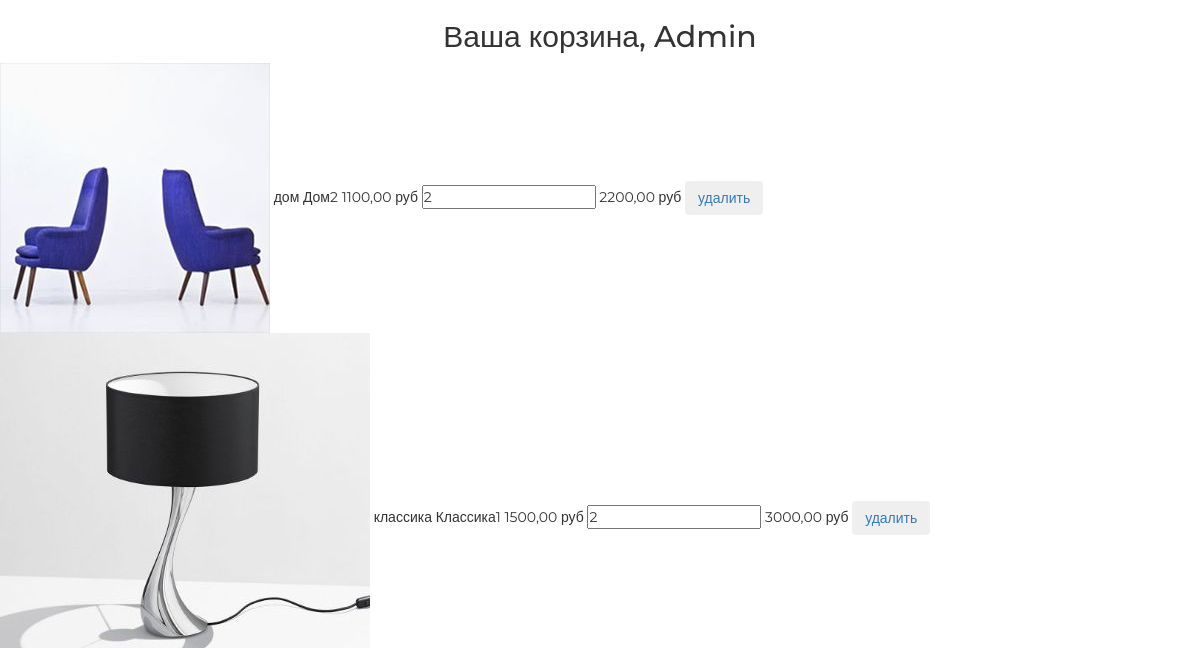
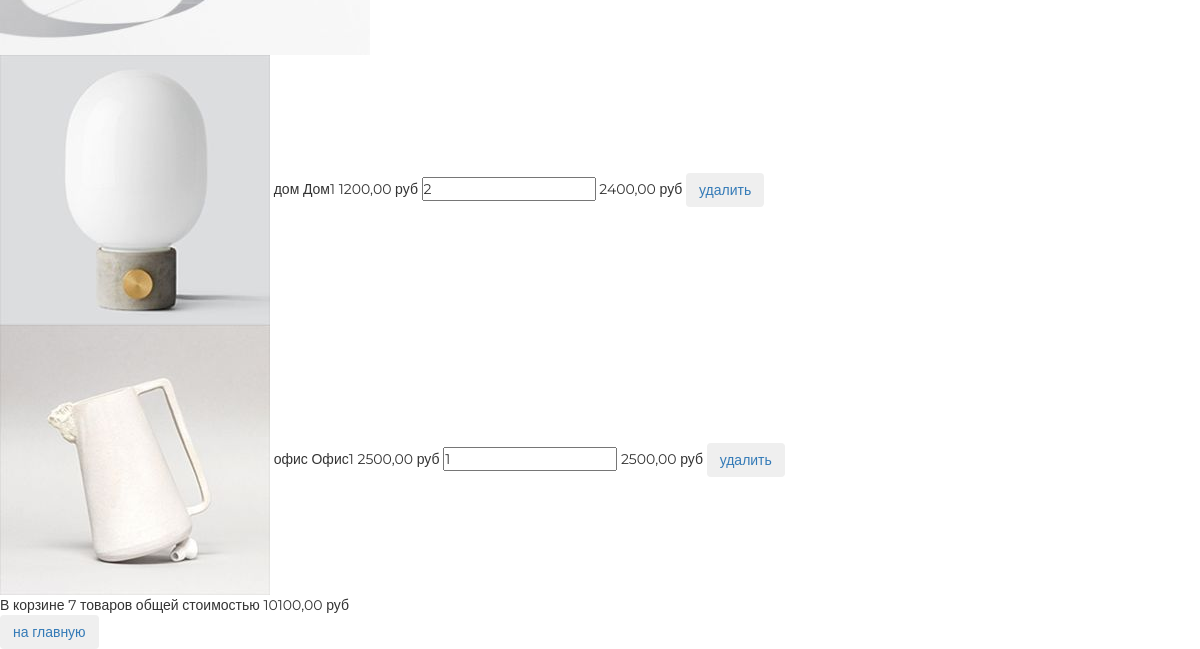
/basket/ (signed in), run on an earlier commit of the app's database (2 pictures, top to bottom).
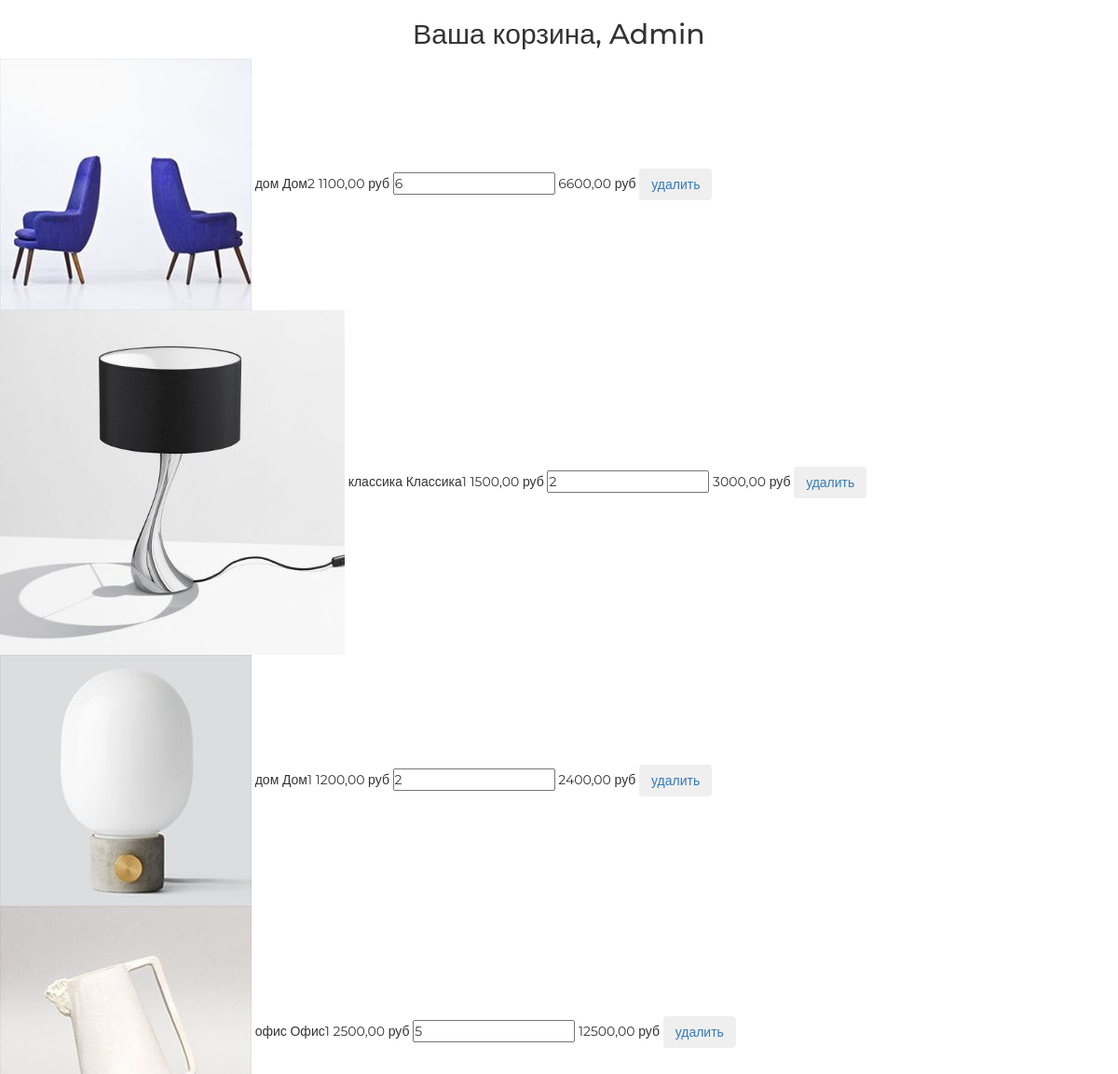
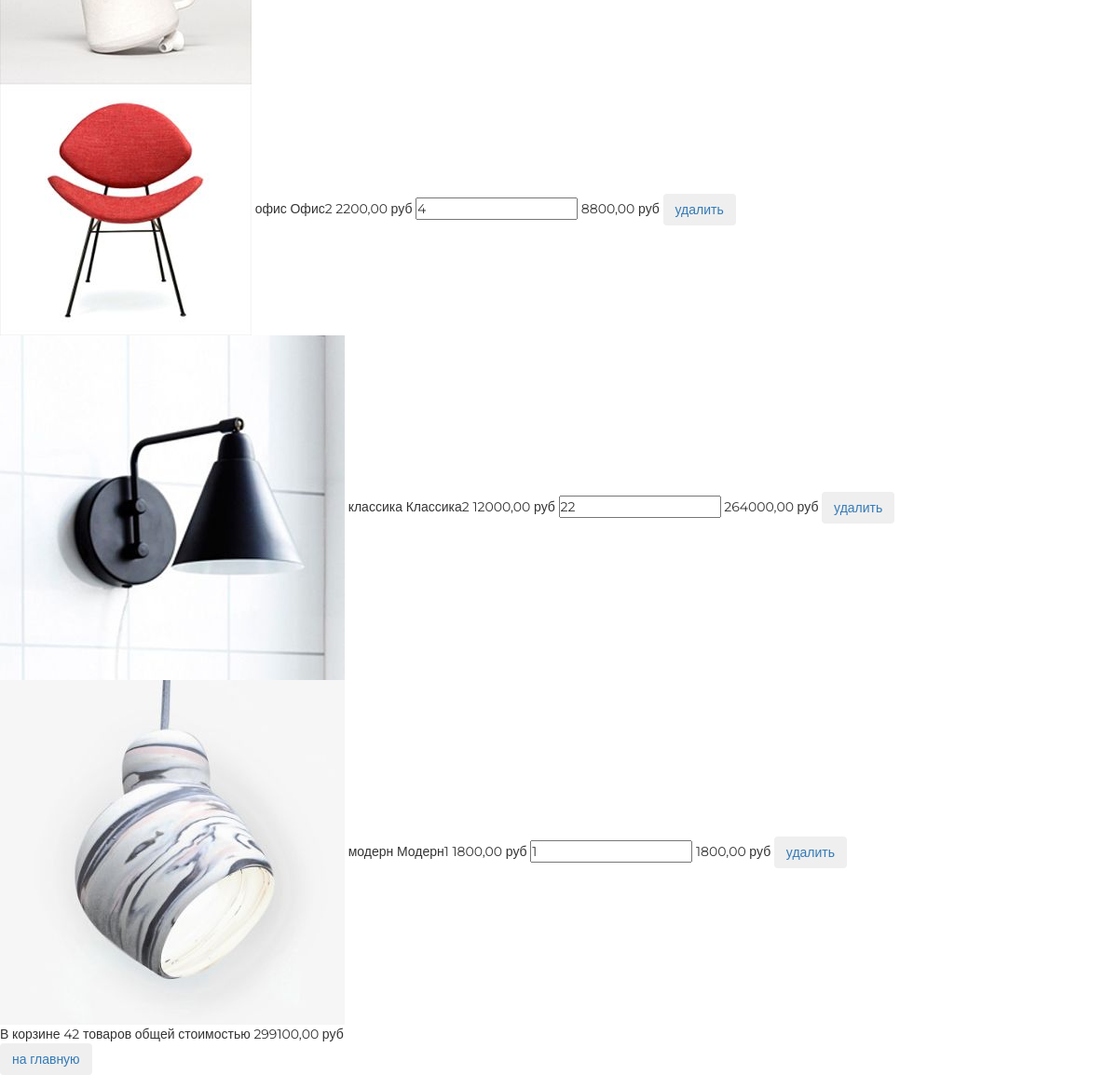
And on a later commit of the database (2 pictures, top to bottom).
### authapp/models.py (models this page shows)
class ShopUser(AbstractUser):
    avatar = models.ImageField(upload_to='users', blank=True, verbose_name='Аватарка')
    age = models.PositiveSmallIntegerField(verbose_name='Возраст')

### basketapp/models.py (models this page shows, shortened)
class Basket(models.Model):
    product = models.ForeignKey(Product, on_delete=models.CASCADE, verbose_name='Товар')
    user = models.ForeignKey(settings.AUTH_USER_MODEL, on_delete=models.CASCADE, verbose_name='Пользователь')
    quantity = models.PositiveSmallIntegerField(default=0, verbose_name='Количество')
    created_at = models.DateTimeField(auto_now_add=True, verbose_name='Добавлен')
    class Meta:
        verbose_name = 'корзина'
        verbose_name_plural = 'корзины'
        ordering = ('created_at', )
    @property
    def product_cost(self):
        return self.product.price * self.quantity
    @property
    def total_quantity(self):
        _items = Basket.objects.filter(user=self.user)
        return sum(list(_items.values_list('quantity', flat=True)))
    @property
    def total_cost(self):
        _items = Basket.objects.filter(user=self.user)
        return sum(list(map(lambda x: x.product_cost, _items)))

### mainapp/models.py (models this page shows, shortened)
class Product(models.Model):
    category = models.ForeignKey(Category, on_delete=models.CASCADE, verbose_name='Категория')
    name = models.CharField(max_length=128, verbose_name='Название')
    image = models.ImageField(upload_to='product', blank=True, null=True, verbose_name='Изображение')
    short_desc = models.CharField(max_length=128, verbose_name='Краткое описание')
    description = models.TextField(verbose_name='Описание')
    price = models.DecimalField(max_digits=8, decimal_places=2, verbose_name='Цена')
    quantity = models.PositiveSmallIntegerField(default=0, verbose_name='Количество')
    class Meta:
        verbose_name = 'продукт'
        verbose_name_plural = 'продукты'

class Category(models.Model):
    name = models.CharField(max_length=128, verbose_name="Название", unique=True)
    description = models.TextField(verbose_name="Описание")
    class Meta:
        verbose_name = 'категория'
        verbose_name_plural = 'категории'
        ordering = ('name', )

### basketapp/views.py (the view)
# urls.py: path('', basket_list, name='list'),
@login_required
def basket_list(request):
    context = {
        'basket_items': Basket.objects.filter(user=request.user)
    }
    return render(request, 'basketapp/list.html', context)

### basketapp/templates/basketapp/list.html (shortened to what this page needs)
{% extends 'basketapp/base.html' %}
{% load static %}
{% block content %}
<div class="basket_list">
    {% include 'basketapp/includes/inc_basket_list.html' %}
</div>
<button class="btn btn-round">
    <a href="{% url 'index' %}">на главную</a>
</button>
{% endblock %}

### basketapp/templates/basketapp/base.html (shortened to what this page needs)
<!DOCTYPE html>
{% load static %}
<html>
<head>
    {% block css %}
    <link rel="stylesheet" href="{% static 'css/bootstrap.min.css' %}">
    <link rel="stylesheet" href="{% static 'css/style.css' %}">
    <link rel="stylesheet" href="{% static 'fonts/font-awesome/css/font-awesome.css' %}">
    {% endblock %}
</head>
<body>
<div class="basket_container">
    <div class="h2 text-center head">
        Ваша корзина,
        {% if user.first_name %}
        {{ user.first_name|title}}
        {% else %}
        {{ user.username }}
        {% endif %}
    </div>
    {% block content %}
    {% endblock %}
</div>
</body>
</html>

### basketapp/templates/basketapp/includes/inc_basket_list.html
{% for item in basket_items %}
<div class="basket_record">
    <img src="/media/{{ item.product.image }}"
         alt="{{ item.product.short_desc }}">
    <span class="category_name">{{ item.product.category.name }}</span>
    <span class="product_name">{{ item.product.name }}</span>
    <span class="product_price">{{ item.product.price }}&nbspруб</span>
    <input type="number" name="{{ item.pk }}" min="0" value="{{ item.quantity }}">
    <span class="product_cost">{{ item.product_cost }}&nbspруб</span>
    <button class="btn btn-round">
        <a href="{% url 'basket:remove' item.pk %}" class="">
            удалить
        </a>
    </button>
</div>
{% endfor %}
{% if basket_items %}
<div class="basket_summary">
    В корзине {{ basket_items.0.total_quantity }} товаров общей стоимостью
    {{ basket_items.0.total_cost }} руб
</div>
{% endif %}

### static/css/style.css (style rules this page uses)
* { margin: 0; padding: 0; }
body { font-family: 'Montserrat', sans-serif; }
html, body { height: 100%; }

What changed in the data, as far as the page shows it:
changed Basket "Дом2": quantity "2" → "6"; product_cost "2200,00" → "6600,00"; user "7" → "42"; user+product+quantity "10100,00" → "299100,00"
changed Basket "Офис1": quantity "1" → "5"; product_cost "2500,00" → "12500,00"
added Basket: product.image (picture), product.category.name "офис", product.name "Офис2", product.price "2200,00", quantity "4", product_cost "8800,00"
added Basket: product.image (picture), product.category.name "классика", product.name "Классика2", product.price "12000,00", quantity "22", product_cost "264000,00"
added Basket: product.image (picture), product.category.name "модерн", product.name "Модерн1", product.price "1800,00", quantity "1", product_cost "1800,00"
